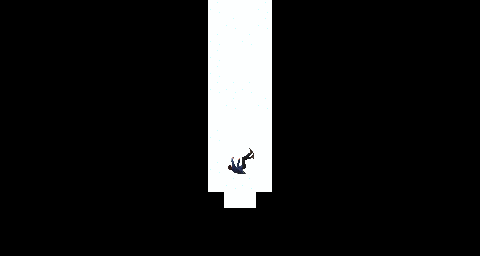

This game map was drawn from its Tiled (.tmx) file and the tilesets committed beside it. A one-line description and the trimmed map source follow:
An orthogonal 30x16 tile map with 16x16 px tiles, 5 tile layers (Back, Back2, Buildings, Front, ...), 2 tilesets.

<map version="1.10" tiledversion="1.11.2" orientation="orthogonal" renderorder="right-down" width="30" height="16" tilewidth="16" tileheight="16" infinite="0" nextlayerid="13" nextobjectid="2">
 <properties>
  <property name="Outdoors" value="T" />
 </properties>
 <tileset firstgid="1" name="snow-train" tilewidth="16" tileheight="16" tilecount="330" columns="30">
  <image source="snow-train.png" width="480" height="176" />
  <tile id="8">
   <animation>
    <frame tileid="8" duration="1000" />
    <frame tileid="13" duration="1000" />
   </animation>
  </tile>
  <tile id="9">
   <animation>
    <frame tileid="9" duration="1000" />
    <frame tileid="14" duration="1000" />
   </animation>
  </tile>
  <tile id="10">
   <animation>
    <frame tileid="10" duration="1000" />
    <frame tileid="16" duration="1000" />
   </animation>
  </tile>
  <tile id="11">
   <animation>
    <frame tileid="12" duration="1000" />
    <frame tileid="16" duration="1000" />
   </animation>
  </tile>
  <tile id="12">
   <animation>
    <frame tileid="12" duration="1000" />
    <frame tileid="17" duration="1000" />
   </animation>
  </tile>
  <tile id="38">
   <animation>
    <frame tileid="38" duration="1000" />
    <frame tileid="43" duration="1000" />
   </animation>
  </tile>
  <tile id="39">
   <animation>
    <frame tileid="39" duration="1000" />
    <frame tileid="44" duration="1000" />
   </animation>
  </tile>
  <tile id="40">
   <animation>
    <frame tileid="40" duration="1000" />
    <frame tileid="45" duration="1000" />
   </animation>
  </tile>
  <tile id="41">
   <animation>
    <frame tileid="41" duration="1000" />
    <frame tileid="46" duration="1000" />
   </animation>
  </tile>
  <tile id="42">
   <animation>
    <frame tileid="42" duration="1000" />
    <frame tileid="47" duration="1000" />
   </animation>
  </tile>
  <tile id="70">
   <animation>
    <frame tileid="70" duration="1000" />
    <frame tileid="75" duration="1000" />
   </animation>
  </tile>
  <tile id="71">
   <animation>
    <frame tileid="71" duration="1000" />
    <frame tileid="76" duration="1000" />
   </animation>
  </tile>
  <tile id="72">
   <animation>
    <frame tileid="72" duration="1000" />
    <frame tileid="77" duration="1000" />
   </animation>
  </tile>
  <tile id="90">
   <animation>
    <frame tileid="90" duration="300" />
    <frame tileid="210" duration="300" />
   </animation>
  </tile>
  <tile id="91">
   <animation>
    <frame tileid="91" duration="300" />
    <frame tileid="211" duration="300" />
   </animation>
  </tile>
  <tile id="92">
   <animation>
    <frame tileid="92" duration="300" />
    <frame tileid="212" duration="300" />
   </animation>
  </tile>
  <tile id="93">
   <animation>
    <frame tileid="93" duration="300" />
    <frame tileid="213" duration="300" />
   </animation>
  </tile>
  <tile id="95">
   <animation>
    <frame tileid="95" duration="300" />
    <frame tileid="215" duration="300" />
   </animation>
  </tile>
  <tile id="96">
   <animation>
    <frame tileid="96" duration="300" />
    <frame tileid="216" duration="300" />
   </animation>
  </tile>
  <tile id="98">
   <animation>
    <frame tileid="98" duration="350" />
    <frame tileid="218" duration="350" />
   </animation>
  </tile>
  <tile id="99">
   <animation>
    <frame tileid="99" duration="350" />
    <frame tileid="219" duration="350" />
   </animation>
  </tile>
  <tile id="100">
   <animation>
    <frame tileid="100" duration="350" />
    <frame tileid="220" duration="350" />
   </animation>
  </tile>
  <tile id="101">
   <animation>
    <frame tileid="101" duration="350" />
    <frame tileid="221" duration="350" />
   </animation>
  </tile>
  <tile id="102">
   <animation>
    <frame tileid="102" duration="350" />
    <frame tileid="222" duration="350" />
   </animation>
  </tile>
  <tile id="103">
   <animation>
    <frame tileid="103" duration="350" />
    <frame tileid="223" duration="350" />
   </animation>
  </tile>
  <tile id="104">
   <animation>
    <frame tileid="104" duration="350" />
    <frame tileid="224" duration="350" />
   </animation>
  </tile>
  <tile id="105">
   <animation>
    <frame tileid="105" duration="350" />
    <frame tileid="225" duration="350" />
   </animation>
  </tile>
  <tile id="106">
   <animation>
    <frame tileid="106" duration="400" />
    <frame tileid="226" duration="400" />
   </animation>
  </tile>
  <tile id="107">
   <animation>
    <frame tileid="107" duration="400" />
    <frame tileid="227" duration="400" />
   </animation>
  </tile>
  <tile id="108">
   <animation>
    <frame tileid="108" duration="400" />
    <frame tileid="228" duration="400" />
   </animation>
  </tile>
  <tile id="109">
   <animation>
    <frame tileid="109" duration="400" />
    <frame tileid="229" duration="400" />
   </animation>
  </tile>
  <tile id="110">
   <animation>
    <frame tileid="110" duration="400" />
    <frame tileid="230" duration="400" />
   </animation>
  </tile>
  <tile id="111">
   <animation>
    <frame tileid="111" duration="400" />
    <frame tileid="231" duration="400" />
   </animation>
  </tile>
  <tile id="112">
   <animation>
    <frame tileid="112" duration="400" />
    <frame tileid="232" duration="400" />
   </animation>
  </tile>
  <tile id="113">
   <animation>
    <frame tileid="113" duration="400" />
    <frame tileid="233" duration="400" />
   </animation>
  </tile>
  <tile id="120">
   <animation>
    <frame tileid="120" duration="300" />
    <frame tileid="240" duration="300" />
   </animation>
  </tile>
  <tile id="121">
   <animation>
    <frame tileid="121" duration="300" />
    <frame tileid="241" duration="300" />
   </animation>
  </tile>
  <tile id="122">
   <animation>
    <frame tileid="122" duration="300" />
    <frame tileid="242" duration="300" />
   </animation>
  </tile>
  <tile id="123">
   <animation>
    <frame tileid="123" duration="300" />
    <frame tileid="243" duration="300" />
   </animation>
  </tile>
  <tile id="124">
   <animation>
    <frame tileid="124" duration="300" />
    <frame tileid="244" duration="300" />
   </animation>
  </tile>
  <tile id="125">
   <animation>
    <frame tileid="125" duration="300" />
    <frame tileid="245" duration="300" />
   </animation>
  </tile>
  <tile id="126">
   <animation>
    <frame tileid="126" duration="300" />
    <frame tileid="246" duration="300" />
   </animation>
  </tile>
  <tile id="127">
   <animation>
    <frame tileid="127" duration="300" />
    <frame tileid="247" duration="300" />
   </animation>
  </tile>
  <tile id="128">
   <animation>
    <frame tileid="128" duration="350" />
    <frame tileid="248" duration="350" />
   </animation>
  </tile>
  <tile id="129">
   <animation>
    <frame tileid="129" duration="350" />
    <frame tileid="249" duration="350" />
   </animation>
  </tile>
  <tile id="130">
   <animation>
    <frame tileid="130" duration="350" />
    <frame tileid="250" duration="350" />
   </animation>
  </tile>
  <tile id="131">
   <animation>
    <frame tileid="131" duration="350" />
    <frame tileid="251" duration="350" />
   </animation>
  </tile>
  <tile id="132">
   <animation>
    <frame tileid="132" duration="350" />
    <frame tileid="252" duration="350" />
   </animation>
  </tile>
  <tile id="133">
   <animation>
    <frame tileid="133" duration="350" />
    <frame tileid="253" duration="350" />
   </animation>
  </tile>
  <tile id="134">
   <animation>
    <frame tileid="134" duration="350" />
    <frame tileid="254" duration="350" />
   </animation>
  </tile>
  <tile id="135">
   <animation>
    <frame tileid="135" duration="350" />
    <frame tileid="255" duration="350" />
   </animation>
  </tile>
  <tile id="136">
   <animation>
    <frame tileid="136" duration="400" />
    <frame tileid="256" duration="400" />
   </animation>
  </tile>
  <tile id="137">
   <animation>
    <frame tileid="137" duration="400" />
    <frame tileid="257" duration="400" />
   </animation>
  </tile>
  <tile id="138">
   <animation>
    <frame tileid="138" duration="400" />
    <frame tileid="258" duration="400" />
   </animation>
  </tile>
  <tile id="139">
   <animation>
    <frame tileid="139" duration="400" />
    <frame tileid="259" duration="400" />
   </animation>
  </tile>
  <tile id="140">
   <animation>
    <frame tileid="140" duration="400" />
    <frame tileid="260" duration="400" />
   </animation>
  </tile>
  <tile id="141">
   <animation>
    <frame tileid="141" duration="400" />
    <frame tileid="261" duration="400" />
   </animation>
  </tile>
  <tile id="142">
   <animation>
    <frame tileid="142" duration="400" />
    <frame tileid="262" duration="400" />
   </animation>
  </tile>
  <tile id="143">
   <animation>
    <frame tileid="143" duration="400" />
    <frame tileid="263" duration="400" />
   </animation>
  </tile>
  <tile id="150">
   <animation>
    <frame tileid="150" duration="300" />
    <frame tileid="270" duration="300" />
   </animation>
  </tile>
  <tile id="151">
   <animation>
    <frame tileid="151" duration="300" />
    <frame tileid="271" duration="300" />
   </animation>
  </tile>
  <tile id="152">
   <animation>
    <frame tileid="152" duration="300" />
    <frame tileid="272" duration="300" />
   </animation>
  </tile>
  <tile id="153">
   <animation>
    <frame tileid="153" duration="300" />
    <frame tileid="273" duration="300" />
   </animation>
  </tile>
  <tile id="154">
   <animation>
    <frame tileid="154" duration="300" />
    <frame tileid="274" duration="300" />
   </animation>
  </tile>
  <tile id="155">
   <animation>
    <frame tileid="155" duration="300" />
    <frame tileid="275" duration="300" />
   </animation>
  </tile>
  <tile id="156">
   <animation>
    <frame tileid="156" duration="300" />
    <frame tileid="276" duration="300" />
   </animation>
  </tile>
  <tile id="157">
   <animation>
    <frame tileid="157" duration="300" />
    <frame tileid="277" duration="300" />
   </animation>
  </tile>
  <tile id="158">
   <animation>
    <frame tileid="158" duration="350" />
    <frame tileid="278" duration="350" />
   </animation>
  </tile>
  <tile id="159">
   <animation>
    <frame tileid="159" duration="350" />
    <frame tileid="279" duration="350" />
   </animation>
  </tile>
  <tile id="160">
   <animation>
    <frame tileid="160" duration="350" />
    <frame tileid="280" duration="350" />
   </animation>
  </tile>
  <tile id="161">
   <animation>
    <frame tileid="161" duration="350" />
    <frame tileid="281" duration="350" />
   </animation>
  </tile>
  <tile id="162">
   <animation>
    <frame tileid="162" duration="350" />
    <frame tileid="282" duration="350" />
   </animation>
  </tile>
  <tile id="163">
   <animation>
    <frame tileid="163" duration="350" />
    <frame tileid="283" duration="350" />
   </animation>
  </tile>
  <tile id="164">
   <animation>
    <frame tileid="164" duration="350" />
    <frame tileid="284" duration="350" />
   </animation>
  </tile>
  <tile id="165">
   <animation>
    <frame tileid="165" duration="350" />
    <frame tileid="285" duration="350" />
   </animation>
  </tile>
  <tile id="166">
   <animation>
    <frame tileid="166" duration="400" />
    <frame tileid="286" duration="400" />
   </animation>
  </tile>
  <tile id="167">
   <animation>
    <frame tileid="167" duration="400" />
   </animation>
  </tile>
  <tile id="168">
   <animation>
    <frame tileid="168" duration="400" />
    <frame tileid="288" duration="400" />
   </animation>
  </tile>
  <tile id="169">
   <animation>
    <frame tileid="169" duration="400" />
    <frame tileid="289" duration="400" />
   </animation>
  </tile>
  <tile id="170">
   <animation>
    <frame tileid="170" duration="400" />
    <frame tileid="290" duration="400" />
   </animation>
  </tile>
  <tile id="171">
   <animation>
    <frame tileid="171" duration="400" />
    <frame tileid="291" duration="400" />
   </animation>
  </tile>
  <tile id="172">
   <animation>
    <frame tileid="172" duration="400" />
    <frame tileid="292" duration="400" />
   </animation>
  </tile>
  <tile id="173">
   <animation>
    <frame tileid="173" duration="400" />
    <frame tileid="293" duration="400" />
   </animation>
  </tile>
  <tile id="180">
   <animation>
    <frame tileid="180" duration="300" />
    <frame tileid="300" duration="300" />
   </animation>
  </tile>
  <tile id="181">
   <animation>
    <frame tileid="181" duration="300" />
    <frame tileid="301" duration="300" />
   </animation>
  </tile>
  <tile id="182">
   <animation>
    <frame tileid="182" duration="300" />
    <frame tileid="302" duration="300" />
   </animation>
  </tile>
  <tile id="183">
   <animation>
    <frame tileid="183" duration="300" />
    <frame tileid="303" duration="300" />
   </animation>
  </tile>
  <tile id="184">
   <animation>
    <frame tileid="184" duration="300" />
    <frame tileid="304" duration="300" />
   </animation>
  </tile>
  <tile id="185">
   <animation>
    <frame tileid="185" duration="300" />
    <frame tileid="305" duration="300" />
   </animation>
  </tile>
  <tile id="186">
   <animation>
    <frame tileid="186" duration="300" />
    <frame tileid="306" duration="300" />
   </animation>
  </tile>
  <tile id="187">
   <animation>
    <frame tileid="187" duration="300" />
    <frame tileid="307" duration="300" />
   </animation>
  </tile>
  <tile id="188">
   <animation>
    <frame tileid="188" duration="350" />
    <frame tileid="308" duration="350" />
   </animation>
  </tile>
  <tile id="189">
   <animation>
    <frame tileid="189" duration="350" />
    <frame tileid="309" duration="350" />
   </animation>
  </tile>
  <tile id="190">
   <animation>
    <frame tileid="190" duration="350" />
    <frame tileid="310" duration="350" />
   </animation>
  </tile>
  <tile id="191">
   <animation>
    <frame tileid="191" duration="350" />
    <frame tileid="311" duration="350" />
   </animation>
  </tile>
  <tile id="192">
   <animation>
    <frame tileid="192" duration="350" />
    <frame tileid="312" duration="350" />
   </animation>
  </tile>
  <tile id="193">
   <animation>
    <frame tileid="193" duration="350" />
    <frame tileid="313" duration="350" />
   </animation>
  </tile>
  <tile id="194">
   <animation>
    <frame tileid="194" duration="350" />
    <frame tileid="314" duration="350" />
   </animation>
  </tile>
  <tile id="195">
   <animation>
    <frame tileid="195" duration="350" />
    <frame tileid="315" duration="350" />
   </animation>
  </tile>
  <tile id="196">
   <animation>
    <frame tileid="196" duration="400" />
    <frame tileid="316" duration="400" />
   </animation>
  </tile>
  <tile id="197">
   <animation>
    <frame tileid="197" duration="400" />
    <frame tileid="317" duration="400" />
   </animation>
  </tile>
  <tile id="198">
   <animation>
    <frame tileid="198" duration="400" />
    <frame tileid="318" duration="400" />
   </animation>
  </tile>
  <tile id="199">
   <animation>
    <frame tileid="199" duration="400" />
    <frame tileid="319" duration="400" />
   </animation>
  </tile>
  <tile id="200">
   <animation>
    <frame tileid="200" duration="400" />
    <frame tileid="320" duration="400" />
   </animation>
  </tile>
  <tile id="201">
   <animation>
    <frame tileid="201" duration="400" />
    <frame tileid="321" duration="400" />
   </animation>
  </tile>
  <tile id="202">
   <animation>
    <frame tileid="202" duration="400" />
    <frame tileid="322" duration="400" />
   </animation>
  </tile>
  <tile id="203">
   <animation>
    <frame tileid="203" duration="400" />
    <frame tileid="323" duration="400" />
   </animation>
  </tile>
 </tileset>
 <tileset firstgid="331" name="spring_Shadows" tilewidth="16" tileheight="16" tilecount="475" columns="19">
  <image source="spring_Shadows.png" width="304" height="400" />
 </tileset>
 <layer id="1" name="Back" width="30" height="16">
  <data>[480 cells, 50 non-empty, 3 distinct tile ids]</data>
 </layer>
 <layer id="9" name="Back2" width="30" height="16">
  <data>[480 cells, 0 non-empty, 0 distinct tile ids]</data>
 </layer>
 <objectgroup id="6" name="Back" />
 <layer id="3" name="Buildings" width="30" height="16">
  <data>[480 cells, 0 non-empty, 0 distinct tile ids]</data>
 </layer>
 <objectgroup id="7" name="Buildings" />
 <layer id="4" name="Front" width="30" height="16">
  <data>[480 cells, 4 non-empty, 4 distinct tile ids]</data>
 </layer>
 <objectgroup id="5" name="Front" />
 <layer id="2" name="AlwaysFront" width="30" height="16">
  <data>[480 cells, 0 non-empty, 0 distinct tile ids]</data>
 </layer>
 <objectgroup id="8" name="AlwaysFront" />
</map>
